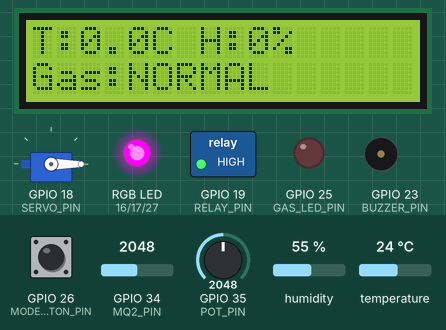
Bench run of a program on a simulated ESP32. Parts: 16×2 character LCD, servo, switched loads named in the program (green lamp = pin HIGH), an RGB LED mixed from three pins (HIGH = lit), output pins drawn as LEDs (lit = HIGH), buzzer (waves = sounding). Inputs (shaded band) come from the test bench; at power-on: GPIO 34 (MQ2_PIN) = 2048, temperature 24 °C, GPIO 26 (MODE_BUTTON_PIN) HIGH, GPIO 35 (POT_PIN) = 2048, humidity 55 % (analog values on the 0–4095 scale). WiFi joins after 1.5 s; servers stay silent unless stated; uploads are accepted with an empty reply; what the program prints to the serial monitor is not drawn.

Above: at 6.6 s.
6.7 s: GPIO 34 (MQ2_PIN) set to 2180
At 7.73 s:
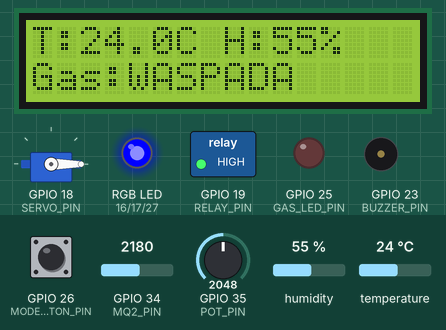
9.9 s: temperature set to 30.4 °C
At 11.73 s:
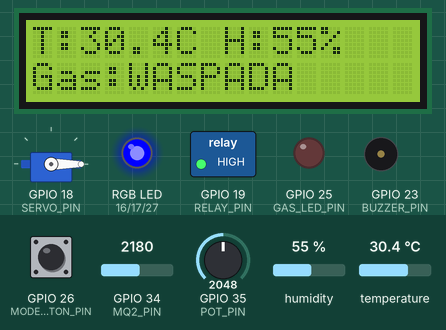
12.9 s: temperature set to 31.7 °C
At 16.5 s:
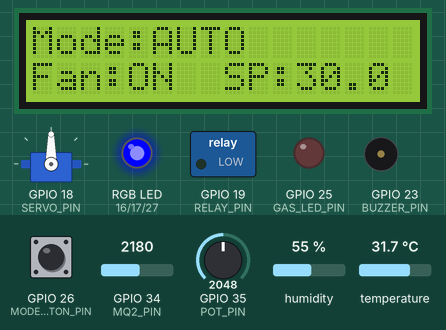
18.1 s: GPIO 34 (MQ2_PIN) set to 2866
At 19.0 s:
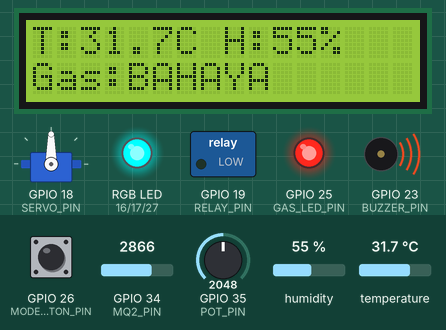
21.1 s: GPIO 26 (MODE_BUTTON_PIN) pulled LOW for 0.15 s
At 23.43 s:
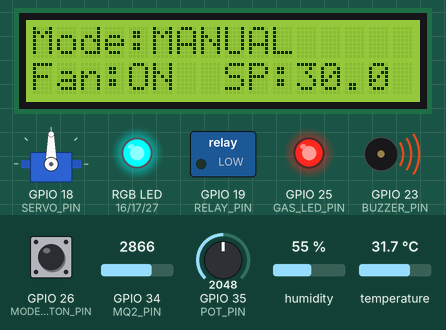
26.6 s: GPIO 34 (MQ2_PIN) set to 1228
At 27.43 s:
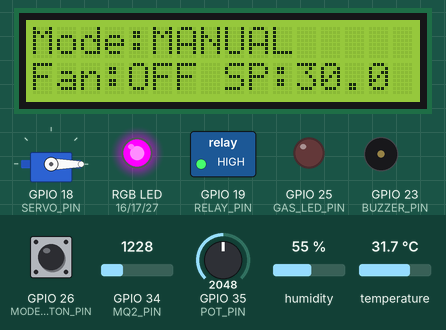
Timing chart, 0 to 29.6 s (numbered marks = the images above; inputs shaded):
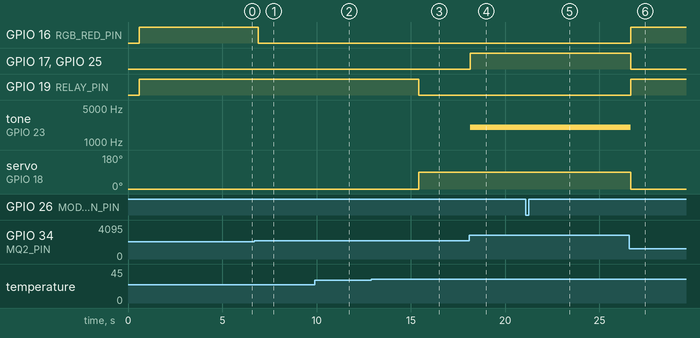

The program:

main.cpp
```cpp
#include <Arduino.h>
#include <WiFi.h>
#include <HTTPClient.h>
#include <Wire.h>
#include <DHT.h>
#include <LiquidCrystal_I2C.h>
#include <ESP32Servo.h>

// WIFI CONFIGURATION
const char* WIFI_SSID = "Wokwi-GUEST";
const char* WIFI_PASSWORD = "";

const char* API_URL =
    "http://host.wokwi.internal:8000/api/telemetry";

const char* DEVICE_ID = "ESP32-KANDANG-001";

// PIN CONFIGURATION
#define DHT_PIN             15
#define DHT_TYPE            DHT22

#define MQ2_PIN             34
#define POT_PIN             35

#define LCD_SDA_PIN         21
#define LCD_SCL_PIN         22

#define SERVO_PIN           18
#define RELAY_PIN           19

#define BUZZER_PIN          23
#define GAS_LED_PIN         25

#define MODE_BUTTON_PIN     26

#define RGB_RED_PIN         16
#define RGB_GREEN_PIN       17
#define RGB_BLUE_PIN        27

// HARDWARE OBJECTS
DHT dht(DHT_PIN, DHT_TYPE);

LiquidCrystal_I2C lcd(0x27, 16, 2);

Servo ventilationServo;

// RELAY CONFIGURATION
// Active LOW
const int RELAY_ON = LOW;
const int RELAY_OFF = HIGH;

// MQ2 BASIC PRACTICE CONFIGURATION
// Baseline calibration.
const int GAS_CALIBRATION_SAMPLES = 20;

// Gas warning and alarm thresholds.
const int GAS_WARNING_DELTA = 100;
const int GAS_ALARM_DELTA = 200;

// Sensor sampling interval.
const unsigned long GAS_SAMPLE_INTERVAL = 500;

// Gas status.
enum GasStatus {
    GAS_NORMAL,
    GAS_WARNING,
    GAS_DANGER
};

GasStatus gasStatus = GAS_NORMAL;

// TEMPERATURE CONFIGURATION
const float TEMP_HYSTERESIS = 1.0;

// TIMING CONFIGURATION
const unsigned long SENSOR_INTERVAL = 2000;
const unsigned long LCD_INTERVAL = 500;
const unsigned long SERIAL_INTERVAL = 2000;

const unsigned long WIFI_RECONNECT_INTERVAL = 10000;
const unsigned long API_INTERVAL = 10000;

const unsigned long LONG_PRESS_DURATION = 800;

// SYSTEM STATE
enum OperatingMode {
    AUTO_MODE,
    MANUAL_MODE
};

OperatingMode currentMode = AUTO_MODE;

bool fanOn = false;
bool manualFanOn = false;

bool gasAlarm = false;
bool dhtError = false;
bool buzzerActive = false;

float temperature = 0.0;
float humidity = 0.0;
float setpoint = 30.0;

int gasADC = 0;
int gasBaseline = 0;
int gasDelta = 0;

int gasWarningThreshold = 0;
int gasAlarmThreshold = 0;

int potADC = 0;
int ventilationAngle = 0;

bool gasCalibrated = false;

// TIMER VARIABLES
unsigned long lastSensorRead = 0;
unsigned long lastGasSample = 0;
unsigned long lastLCDUpdate = 0;
unsigned long lastSerialPrint = 0;
unsigned long lastWiFiReconnect = 0;
unsigned long lastAPIRequest = 0;

// BUTTON STATE
bool buttonWasPressed = false;
unsigned long buttonPressStart = 0;

// RGB LED CONFIGURATION
// Common Anode: LOW = ON
void setRGB(bool red, bool green, bool blue) {

    digitalWrite(RGB_RED_PIN, red ? LOW : HIGH);
    digitalWrite(RGB_GREEN_PIN, green ? LOW : HIGH);
    digitalWrite(RGB_BLUE_PIN, blue ? LOW : HIGH);
}

// MQ2 SENSOR CALIBRATION
void calibrateGasSensor() {

    Serial.println();
    Serial.println("====================================");
    Serial.println("       MQ2 CALIBRATION");
    Serial.println("====================================");

    Serial.println("Keep MQ2 at normal condition.");

    lcd.clear();
    lcd.setCursor(0, 0);
    lcd.print("MQ2 Calibration");

    long total = 0;

    for (int i = 0; i < GAS_CALIBRATION_SAMPLES; i++) {

        int reading = analogRead(MQ2_PIN);

        total += reading;

        Serial.print("Sample ");
        Serial.print(i + 1);
        Serial.print("/");
        Serial.print(GAS_CALIBRATION_SAMPLES);

        Serial.print(" | ADC: ");
        Serial.println(reading);

        lcd.setCursor(0, 1);
        lcd.print("Sample: ");
        lcd.print(i + 1);
        lcd.print("/");
        lcd.print(GAS_CALIBRATION_SAMPLES);

        delay(100);
    }

    gasBaseline = total / GAS_CALIBRATION_SAMPLES;

    gasADC = gasBaseline;
    gasDelta = 0;

    gasWarningThreshold =
        gasBaseline + GAS_WARNING_DELTA;

    gasAlarmThreshold =
        gasBaseline + GAS_ALARM_DELTA;

    gasCalibrated = true;

    Serial.println("------------------------------------");

    Serial.print("MQ2 Baseline: ");
    Serial.println(gasBaseline);

    Serial.print("Warning ADC : ");
    Serial.println(gasWarningThreshold);

    Serial.print("Alarm ADC   : ");
    Serial.println(gasAlarmThreshold);

    Serial.println("Calibration completed.");

    Serial.println("====================================");

    lcd.clear();
    lcd.setCursor(0, 0);
    lcd.print("Calibration OK");

    lcd.setCursor(0, 1);
    lcd.print("Base:");
    lcd.print(gasBaseline);

    delay(1000);
}

// WIFI CONNECTION
void connectWiFi() {

    Serial.println();
    Serial.println("Connecting to WiFi...");

    WiFi.mode(WIFI_STA);

    WiFi.begin(WIFI_SSID, WIFI_PASSWORD);

    unsigned long startAttempt = millis();

    while (
        WiFi.status() != WL_CONNECTED &&
        millis() - startAttempt < 10000
    ) {

        delay(500);
        Serial.print(".");
    }

    Serial.println();

    if (WiFi.status() == WL_CONNECTED) {

        Serial.println("WiFi Connected!");

        Serial.print("IP Address: ");
        Serial.println(WiFi.localIP());

    } else {

        Serial.println("WiFi Connection Failed!");
    }
}

// WIFI RECONNECTION
void maintainWiFi() {

    if (WiFi.status() == WL_CONNECTED) {
        return;
    }

    if (
        millis() - lastWiFiReconnect >=
        WIFI_RECONNECT_INTERVAL
    ) {

        lastWiFiReconnect = millis();

        Serial.println("Reconnecting WiFi...");

        WiFi.disconnect();
        WiFi.begin(WIFI_SSID, WIFI_PASSWORD);
    }
}

// READ POTENTIOMETER
// Setpoint: 20 - 40 Celsius
void readPotentiometer() {

    potADC = analogRead(POT_PIN);

    setpoint =
        map(potADC, 0, 4095, 2000, 4000) / 100.0;
}

// READ DHT22
void readDHTSensor() {

    float newTemperature = dht.readTemperature();
    float newHumidity = dht.readHumidity();

    if (
        isnan(newTemperature) ||
        isnan(newHumidity)
    ) {

        dhtError = true;

        Serial.println("WARNING: DHT22 SENSOR ERROR!");

        return;
    }

    temperature = newTemperature;
    humidity = newHumidity;

    dhtError = false;
}

// UPDATE MQ2 GAS STATUS
void updateGasStatus() {

    if (!gasCalibrated) {
        return;
    }

    // Read analog sensor.
    gasADC = analogRead(MQ2_PIN);

    // Calculate difference from baseline.
    gasDelta = gasADC - gasBaseline;

    // Determine gas status.
    if (gasADC >= gasAlarmThreshold) {

        gasStatus = GAS_DANGER;

    } else if (gasADC >= gasWarningThreshold) {

        gasStatus = GAS_WARNING;

    } else {

        gasStatus = GAS_NORMAL;
    }

    // Only DANGER activates the gas alarm.
    gasAlarm = (gasStatus == GAS_DANGER);
}

// TEMPERATURE CONTROL
void controlTemperature() {

    // Gas danger has highest priority.
    if (gasStatus == GAS_DANGER) {

        fanOn = true;

        return;
    }

    // Fail-safe if DHT22 fails.
    if (dhtError) {

        fanOn = true;

        return;
    }

    // Manual mode.
    if (currentMode == MANUAL_MODE) {

        fanOn = manualFanOn;

        return;
    }

    // Automatic mode with hysteresis.
    if (temperature >= setpoint + TEMP_HYSTERESIS) {

        fanOn = true;

    } else if (
        temperature <= setpoint - TEMP_HYSTERESIS
    ) {

        fanOn = false;
    }
}

// ACTUATOR CONTROL
void updateActuators() {

    // Relay control.
    digitalWrite(
        RELAY_PIN,
        fanOn ? RELAY_ON : RELAY_OFF
    );

    // Servo ventilation.
    ventilationAngle = fanOn ? 90 : 0;

    ventilationServo.write(ventilationAngle);

    // Gas warning LED.
    digitalWrite(
        GAS_LED_PIN,
        gasAlarm ? HIGH : LOW
    );

    // Buzzer only activates during gas danger.
    if (gasAlarm && !buzzerActive) {

        tone(BUZZER_PIN, 2000);

        buzzerActive = true;

    } else if (!gasAlarm && buzzerActive) {

        noTone(BUZZER_PIN);

        buzzerActive = false;
    }

    // RGB status indicator.
    if (gasStatus == GAS_DANGER) {

        // Red: danger.
        setRGB(true, false, false);

    } else if (gasStatus == GAS_WARNING) {

        // Yellow: warning.
        setRGB(true, true, false);

    } else if (dhtError) {

        // Blue: DHT22 error.
        setRGB(false, false, true);

    } else if (fanOn) {

        // Yellow: ventilation active.
        setRGB(true, true, false);

    } else {

        // Green: normal.
        setRGB(false, true, false);
    }
}

// BUTTON CONTROL
// Short press: AUTO / MANUAL
// Long press in MANUAL: Fan ON / OFF
void handleModeButton() {

    bool buttonPressed =
        digitalRead(MODE_BUTTON_PIN) == LOW;

    if (buttonPressed && !buttonWasPressed) {

        buttonPressStart = millis();

        buttonWasPressed = true;
    }

    if (!buttonPressed && buttonWasPressed) {

        unsigned long pressDuration =
            millis() - buttonPressStart;

        buttonWasPressed = false;

        if (pressDuration >= LONG_PRESS_DURATION) {

            if (currentMode == MANUAL_MODE) {

                manualFanOn = !manualFanOn;

                Serial.print("Manual Fan: ");

                Serial.println(
                    manualFanOn ? "ON" : "OFF"
                );

            } else {

                Serial.println(
                    "Switch to MANUAL mode first!"
                );
            }

        } else {

            if (currentMode == AUTO_MODE) {

                currentMode = MANUAL_MODE;

                Serial.println("Mode changed to MANUAL");

            } else {

                currentMode = AUTO_MODE;

                Serial.println("Mode changed to AUTO");
            }
        }
    }
}

// LCD DISPLAY
void updateLCD() {

    static bool displayPage = false;

    displayPage = !displayPage;

    lcd.clear();

    if (!displayPage) {

        // Page 1: Temperature and humidity.
        lcd.setCursor(0, 0);

        lcd.print("T:");
        lcd.print(temperature, 1);
        lcd.print("C H:");
        lcd.print(humidity, 0);
        lcd.print("%");

        // Page 2: Gas status.
        lcd.setCursor(0, 1);

        lcd.print("Gas:");

        if (gasStatus == GAS_NORMAL) {

            lcd.print("NORMAL");

        } else if (gasStatus == GAS_WARNING) {

            lcd.print("WASPADA");

        } else {

            lcd.print("BAHAYA");
        }

    } else {

        // Operating mode.
        lcd.setCursor(0, 0);

        lcd.print("Mode:");

        lcd.print(
            currentMode == AUTO_MODE
                ? "AUTO"
                : "MANUAL"
        );

        // Fan and setpoint.
        lcd.setCursor(0, 1);

        lcd.print("Fan:");

        lcd.print(fanOn ? "ON " : "OFF");

        lcd.print(" SP:");

        lcd.print(setpoint, 1);
    }
}

// SERIAL MONITOR
void printSystemStatus() {

    Serial.println();
    Serial.println("========== SENSOR READING ==========");

    Serial.print("Temperature : ");
    Serial.print(temperature);
    Serial.println(" C");

    Serial.print("Humidity    : ");
    Serial.print(humidity);
    Serial.println(" %");

    Serial.print("MQ2 ADC     : ");
    Serial.println(gasADC);

    Serial.print("MQ2 Baseline: ");
    Serial.println(gasBaseline);

    Serial.print("MQ2 Delta   : ");
    Serial.println(gasDelta);

    Serial.print("MQ2 Warning : ");
    Serial.println(gasWarningThreshold);

    Serial.print("MQ2 Danger  : ");
    Serial.println(gasAlarmThreshold);

    Serial.print("MQ2 Voltage : ");

    Serial.print(
        (gasADC * 3300.0) / 4095.0,
        0
    );

    Serial.println(" mV");

    Serial.print("Gas Status  : ");

    if (gasStatus == GAS_NORMAL) {

        Serial.println("NORMAL");

    } else if (gasStatus == GAS_WARNING) {

        Serial.println("WASPADA");

    } else {

        Serial.println("BAHAYA");
    }

    Serial.print("Gas Alarm   : ");

    Serial.println(
        gasAlarm ? "ON" : "OFF"
    );

    Serial.print("Pot ADC     : ");
    Serial.println(potADC);

    Serial.print("Setpoint    : ");
    Serial.print(setpoint);
    Serial.println(" C");

    Serial.println("===================================");

    Serial.println();

    Serial.println("========== ACTUATOR STATUS ==========");

    Serial.print("Mode        : ");

    Serial.println(
        currentMode == AUTO_MODE
            ? "AUTO"
            : "MANUAL"
    );

    Serial.print("Fan         : ");

    Serial.println(fanOn ? "ON" : "OFF");

    Serial.print("Relay GPIO  : ");

    Serial.println(
        digitalRead(RELAY_PIN) == HIGH
            ? "HIGH"
            : "LOW"
    );

    Serial.print("Ventilation : ");

    Serial.println(
        fanOn ? "OPEN" : "CLOSED"
    );

    Serial.print("Servo Angle : ");
    Serial.println(ventilationAngle);

    Serial.print("Gas LED     : ");

    Serial.println(
        gasAlarm ? "ON" : "OFF"
    );

    Serial.print("Buzzer      : ");

    Serial.println(
        buzzerActive ? "ON" : "OFF"
    );

    Serial.println("=====================================");
}

// SEND TELEMETRY TO LARAVEL API
void sendTelemetry() {

    if (WiFi.status() != WL_CONNECTED) {

        Serial.println(
            "API skipped: WiFi disconnected."
        );

        return;
    }

    if (dhtError) {

        Serial.println(
            "API skipped: Invalid DHT22 reading."
        );

        return;
    }

    HTTPClient http;

    http.begin(API_URL);

    http.addHeader(
        "Content-Type",
        "application/json"
    );

    String payload = "{";

    payload += "\"device_id\":\"";
    payload += DEVICE_ID;
    payload += "\",";

    payload += "\"temperature\":";
    payload += String(temperature, 2);
    payload += ",";

    payload += "\"humidity\":";
    payload += String(humidity, 2);

    payload += "}";

    Serial.println();
    Serial.println("Sending telemetry to Laravel...");

    int httpResponseCode = http.POST(payload);

    if (httpResponseCode > 0) {

        Serial.print("HTTP Response: ");
        Serial.println(httpResponseCode);

        String response = http.getString();

        Serial.println(response);

    } else {

        Serial.print("HTTP Error: ");
        Serial.println(httpResponseCode);
    }

    http.end();
}

// SETUP
void setup() {

    Serial.begin(115200);

    delay(500);

    Serial.println();
    Serial.println("======================================");
    Serial.println("         SMART COOP IoT SYSTEM");
    Serial.println("======================================");

    // Initialize I2C.
    Wire.begin(
        LCD_SDA_PIN,
        LCD_SCL_PIN
    );

    // Initialize LCD.
    lcd.init();
    lcd.backlight();

    lcd.setCursor(0, 0);
    lcd.print("SMART COOP IoT");

    lcd.setCursor(0, 1);
    lcd.print("Initializing...");

    // Initialize DHT22.
    dht.begin();

    // Initialize GPIO.
    pinMode(MQ2_PIN, INPUT);
    pinMode(POT_PIN, INPUT);

    pinMode(RELAY_PIN, OUTPUT);
    pinMode(BUZZER_PIN, OUTPUT);
    pinMode(GAS_LED_PIN, OUTPUT);

    pinMode(MODE_BUTTON_PIN, INPUT_PULLUP);

    pinMode(RGB_RED_PIN, OUTPUT);
    pinMode(RGB_GREEN_PIN, OUTPUT);
    pinMode(RGB_BLUE_PIN, OUTPUT);

    // Configure ADC.
    analogReadResolution(12);

    analogSetPinAttenuation(
        MQ2_PIN,
        ADC_11db
    );

    analogSetPinAttenuation(
        POT_PIN,
        ADC_11db
    );

    // Initialize actuators in OFF state.
    digitalWrite(RELAY_PIN, RELAY_OFF);

    digitalWrite(GAS_LED_PIN, LOW);

    noTone(BUZZER_PIN);

    digitalWrite(BUZZER_PIN, LOW);

    buzzerActive = false;

    setRGB(false, true, false);

    // Initialize servo.
    ventilationServo.setPeriodHertz(50);

    ventilationServo.attach(
        SERVO_PIN,
        500,
        2400
    );

    ventilationServo.write(0);

    // Initialize WiFi.
    connectWiFi();

    // Calibrate MQ2.
    // Keep MQ2 at normal condition during calibration.
    calibrateGasSensor();

    // Initialize timers.
    lastSensorRead = millis();
    lastGasSample = millis();
    lastLCDUpdate = millis();
    lastSerialPrint = millis();
    lastAPIRequest = millis();

    Serial.println();
    Serial.println("System initialization completed.");
    Serial.println("Gas detection: READY");

    lcd.clear();
}

// MAIN LOOP
void loop() {

    unsigned long currentMillis = millis();

    // 1. Maintain WiFi.
    maintainWiFi();

    // 2. Handle AUTO / MANUAL button.
    handleModeButton();

    // 3. Read potentiometer.
    readPotentiometer();

    // 4. Read DHT22 periodically.
    if (
        currentMillis - lastSensorRead >=
        SENSOR_INTERVAL
    ) {

        lastSensorRead = currentMillis;

        readDHTSensor();
    }

    // 5. Read MQ2 periodically.
    if (
        currentMillis - lastGasSample >=
        GAS_SAMPLE_INTERVAL
    ) {

        lastGasSample = currentMillis;

        updateGasStatus();
    }

    // 6. Control temperature and gas.
    controlTemperature();

    // 7. Update actuators.
    updateActuators();

    // 8. Update LCD.
    if (
        currentMillis - lastLCDUpdate >=
        LCD_INTERVAL
    ) {

        lastLCDUpdate = currentMillis;

        updateLCD();
    }

    // 9. Print Serial Monitor.
    if (
        currentMillis - lastSerialPrint >=
        SERIAL_INTERVAL
    ) {

        lastSerialPrint = currentMillis;

        printSystemStatus();
    }

    // 10. Send telemetry to Laravel.
    if (
        currentMillis - lastAPIRequest >=
        API_INTERVAL
    ) {

        lastAPIRequest = currentMillis;

        sendTelemetry();
    }
}
```

Measured:
- the behaviour switches between 2147 and 2148 on GPIO 34 (MQ2_PIN) (found by bisection; images 0 and 1)
- the behaviour switches between 30.9 and 31 °C on temperature (found by bisection; images 2 and 3)
- after the input at 6.7 s, GPIO 16 (RGB_RED_PIN): HIGH → LOW after 0.21 s; the display: first differs from a run without the input after 0.78 s (image 1)
- after the input at 9.9 s, the display: first differs from a run without the input after 1.6 s (image 2)
- after the input at 12.9 s, GPIO 19 (RELAY_PIN): HIGH → LOW after 2.5 s; servo on GPIO 18 (SERVO_PIN): 0° → 90° after 2.5 s; the display: first differs from a run without the input after 2.8 s (image 3 shows a later state)
- after the input at 18.1 s, GPIO 17 (RGB_GREEN_PIN), GPIO 25 (GAS_LED_PIN): LOW → HIGH after 0.06 s; tone on GPIO 23 (BUZZER_PIN): silent → 2000 Hz after 0.06 s; the display: first differs from a run without the input after 0.59 s (image 4)
- after the input at 21.1 s, the display: first differs from a run without the input after 1.1 s (image 5)
- after the input at 26.6 s, GPIO 16 (RGB_RED_PIN), GPIO 19 (RELAY_PIN): LOW → HIGH after 0.06 s; GPIO 17 (RGB_GREEN_PIN), GPIO 25 (GAS_LED_PIN): HIGH → LOW after 0.06 s; tone on GPIO 23 (BUZZER_PIN): 2000 Hz → silent after 0.06 s; servo on GPIO 18 (SERVO_PIN): 90° → 0° after 0.06 s; the display: first changes after 0.09 s (image 6 shows a later state)
